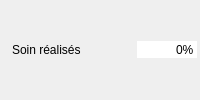
       <widget class="QWidget" name="widget_soin" native="true">
        <property name="minimumSize">
         <size>
          <width>200</width>
          <height>26</height>
         </size>
        </property>
        <layout class="QHBoxLayout" name="horizontalLayout_2">
         <property name="spacing">
          <number>2</number>
         </property>
         <property name="leftMargin">
          <number>3</number>
         </property>
         <property name="topMargin">
          <number>3</number>
         </property>
         <property name="rightMargin">
          <number>3</number>
         </property>
         <property name="bottomMargin">
          <number>3</number>
         </property>
         <item>
          <widget class="QLabel" name="label_3">
           <property name="text">
            <string/>
           </property>
           <property name="pixmap">
            <pixmap resource="../images/images.qrc">:/Aptitudes/soin.png</pixmap>
           </property>
          </widget>
         </item>
         <item>
          <widget class="QLabel" name="label_soin">
           <property name="text">
            <string>Soin réalisés</string>
           </property>
          </widget>
         </item>
         <item>
          <spacer name="horizontalSpacer_3">
           <property name="orientation">
            <enum>Qt::Horizontal</enum>
           </property>
           <property name="sizeHint" stdset="0">
            <size>
             <width>37</width>
             <height>12</height>
            </size>
           </property>
          </spacer>
         </item>
         <item>
          <widget class="QSpinBox" name="sp_soin">
           <property name="focusPolicy">
            <enum>Qt::NoFocus</enum>
           </property>
           <property name="autoFillBackground">
            <bool>true</bool>
           </property>
           <property name="frame">
            <bool>false</bool>
           </property>
           <property name="alignment">
            <set>Qt::AlignRight|Qt::AlignTrailing|Qt::AlignVCenter</set>
           </property>
           <property name="buttonSymbols">
            <enum>QAbstractSpinBox::NoButtons</enum>
           </property>
           <property name="suffix">
            <string>%</string>
           </property>
           <property name="minimum">
            <number>-999999</number>
           </property>
           <property name="maximum">
            <number>9999999</number>
           </property>
           <property name="stepType">
            <enum>QAbstractSpinBox::DefaultStepType</enum>
           </property>
          </widget>
         </item>
        </layout>
       </widget>
